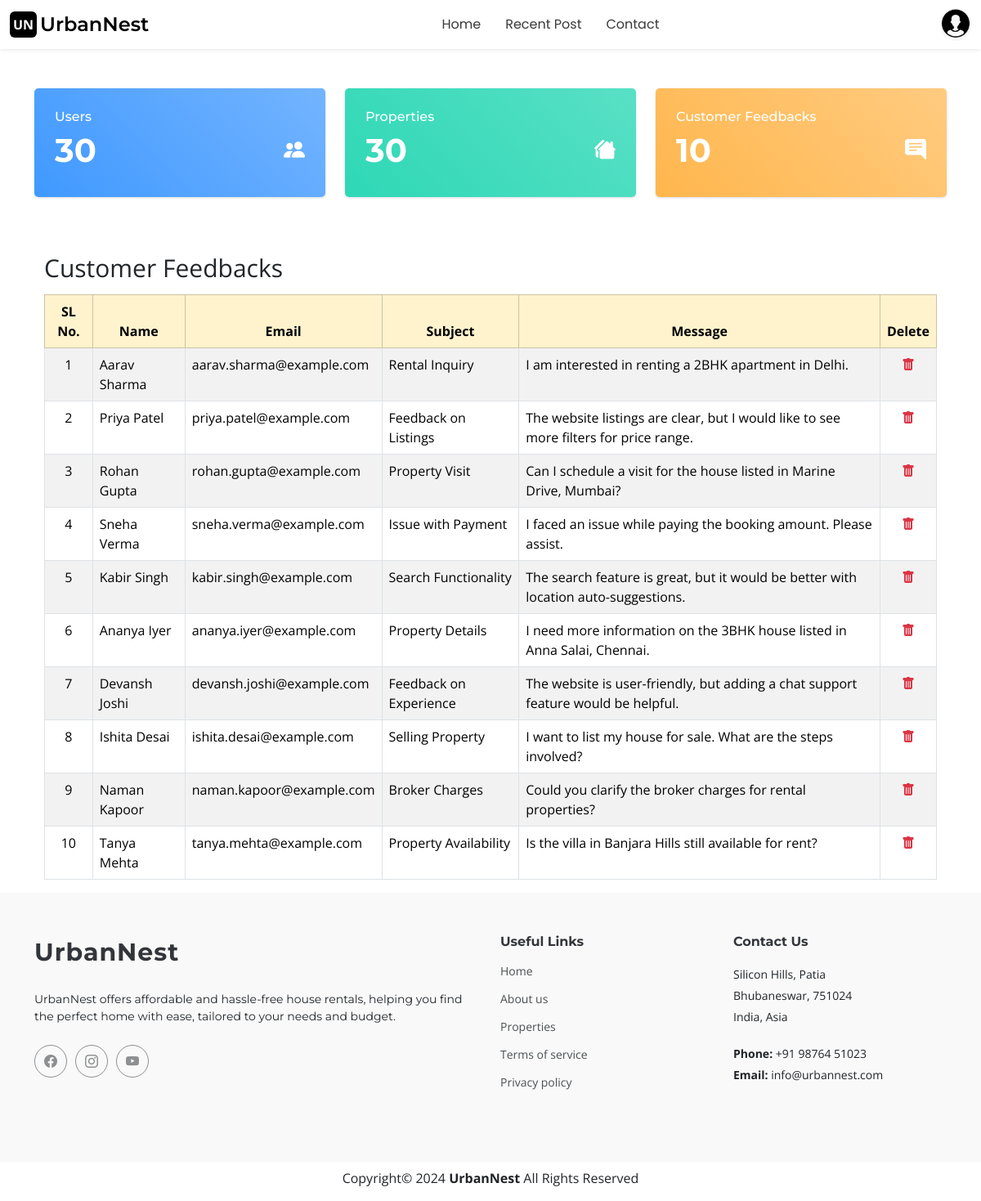
/frontend/ui/adminDashboard.php (signed in), run on the app's committed database.
### tables this page shows
CREATE TABLE `contacts` (
  `sn` int(11) NOT NULL,
  `name` varchar(30) NOT NULL,
  `email` varchar(40) NOT NULL,
  `subject` varchar(50) NOT NULL,
  `message` varchar(255) NOT NULL
);

### database/dbFunctions.php (called while the page is built, shortened)
<?php
require_once "../../database/dbConnect.php";
function getContats() {
    global $conn;
    $stmt = $conn->prepare("SELECT * FROM contacts");
    if ($stmt->execute()) {
        $result = $stmt->get_result();
        if ($result->num_rows > 0) {
            return $result;
        } else {
            return null;
        }
    }
}
function getTotalUser() {
  global $conn;
  $stmt = $conn->prepare("SELECT COUNT(*) AS total_user FROM user");
  if ($stmt->execute()) {
      $result = $stmt->get_result();
      if ($result->num_rows > 0) {
          $row = $result->fetch_assoc();
          return $row['total_user'];
      } else {
          return 0;
      }
  }
}
function getTotalProperty() {
  global $conn;
  $stmt = $conn->prepare("SELECT COUNT(*) AS total_property FROM property");
  if ($stmt->execute()) {
      $result = $stmt->get_result();
      if ($result->num_rows > 0) {
          $row = $result->fetch_assoc();
          return $row['total_property'];
      } else {
          return 0;
      }
  }
}
function getTotalContats() {
  global $conn;
  $stmt = $conn->prepare("SELECT COUNT(*) AS total_contacts FROM contacts");
  if ($stmt->execute()) {
      $result = $stmt->get_result();
      if ($result->num_rows > 0) {
          $row = $result->fetch_assoc();
          return $row['total_contacts'];
      } else {
          return 0;
      }
  }
}
?>

### frontend/ui/adminDashboard.php (the view, shortened to what this page needs)
<?php
require_once "navbar.php";
require_once "../../database/dbConnect.php";
require_once "../../database/dbFunctions.php";
$contactData = getContats();
$totalUser = getTotalUser();
$totalProperty = getTotalProperty();
$totalContacts = getTotalContats();
?>
<div class="container mt-5">
    <div class="row">
        <div class="col-md-4">
            <div class="card bg-c-blue order-card">
                <div class="card-block">
                    <h6 class="m-b-20 text-white">Users</h6>
                    <h2 class="d-flex justify-content-between align-items-center text-white">
                        <span class="fs-1 fw-bold"><?php echo $totalUser ?></span>
                        <i class="bi bi-people-fill"></i>
                    </h2>
                </div>
            </div>
        </div>
        <div class="col-md-4">
            <div class="card bg-c-green order-card">
                <div class="card-block">
                    <h6 class="m-b-20 text-white">Properties</h6>
                    <h2 class="d-flex justify-content-between align-items-center text-white">
                        <span class="fs-1 fw-bold"><?php echo $totalProperty ?></span>
                        <i class="bi bi-houses-fill"></i>
                    </h2>
                </div>
            </div>
        </div>
        <div class="col-md-4">
            <div class="card bg-c-yellow order-card">
                <div class="card-block">
                    <h6 class="m-b-20 text-white">Customer Feedbacks</h6>
                    <h2 class="d-flex justify-content-between align-items-center text-white">
                        <span class="fs-1 fw-bold"><?php echo $totalContacts ?></span>
                        <i class="bi bi-chat-right-text-fill"></i>
                    </h2>
                </div>
            </div>
        </div>
    </div>
    <div class="container mt-4">
        <div class="row">
            <div class="col-12">
                <div class="table-responsive">
                    <table class="table table-bordered table-hover table-striped dashboard-data">
                        <fieldset class="responsive-fieldset mx-auto">Customer Feedbacks</fieldset>
                        <thead class="thead-dark table-warning">
                            <tr class="text-center">
                                <th scope="col">SL No.</th>
                                <th scope="col">Name</th>
                                <th scope="col">Email</th>
                                <th scope="col">Subject</th>
                                <th scope="col">Message</th>
                                <th scope="col">Delete</th>
                            </tr>
                        </thead>
                        <tbody>
                            <?php if ($contactData): ?>
                              <?php $slNo = 1;?>
                                <?php while ($row = $contactData->fetch_assoc()): ?>
                                  <tr>
                                    <td class="text-center"><?= $slNo++ ?></td>
                                    <td><?= $row['name'] ?></td>
                                    <td><?= $row['email'] ?></td>
                                    <td><?= $row['subject'] ?></td>
                                    <td><?= $row['message'] ?></td>
                                    <td class="text-center">
                                        <a href="../../database/contactDelete.php?id=<?= $row['sn'] ?>" class="cursor-pointer" onclick="return confirm('Are you sure you want to delete this record?')">
                                            <i class="bi bi-trash-fill text-danger text-center"></i>
                                        </a>
                                    </td>
                                  </tr>
                                <?php endwhile; ?>
                            <?php else: ?>
                                <tr>
                                    <td colspan="4">No data Found</td>
                                </tr>
                            <?php endif; ?>
                        </tbody>
                    </table>
                </div>
            </div>
        </div>
    </div>
</div>
<?php
require_once "footer.php";
?>

### frontend/ui/navbar.php (shortened to what this page needs)
<?php
  $isLogged = false;
  if(isset($_SESSION['userId'])){
    $isLogged = true;
  }
?>
<!DOCTYPE html>
<html lang="en">
  <head>
    <link
      href="../assets/vendor/bootstrap/bootstrap.min.css"
      rel="stylesheet"
    />
    <link
      rel="stylesheet"
      href="https://cdnjs.cloudflare.com/ajax/libs/bootstrap-icons/1.11.3/font/bootstrap-icons.min.css"
    />
    <link href="../assets/vendor/aos/aos.css" rel="stylesheet" />
    <link
      href="../assets/vendor/glightbox/glightbox.min.css"
      rel="stylesheet"
    />
    <link
      href="../assets/vendor/swiper/swiper-bundle.min.css"
      rel="stylesheet"
    />
    <link rel="stylesheet" href="../css/allProperties.css" />
    <link rel="stylesheet" href="../css/ownerProfile.css" />
    <link rel="stylesheet" href="../css/adminDashboard.css" />
    <link href="../css/main.css" rel="stylesheet" />
  </head>
  <body class="index-page">
    <div
      class="container-fluid py-xl-0 py-3 position-relative d-flex align-items-center position-sticky sticky-top justify-content-between bg-white shadow-sm"
    >
      <a href="index.php" class="logo d-flex align-items-center me-xl-0">
        <div class="p-1 bg-black text-white rounded fw-bold">UN</div>
        <h4 class="fw-semibold text-black mb-0 ms-1">UrbanNest</h4>
      </a>
      <nav id="navmenu" class="navmenu">
        <ul>
          <li><a href="./home.php#hero" class="active">Home</a></li>
          <li>
            <a href="./home.php#recent-posts" class="active">Recent Post</a>
          </li>
          <li><a href="./home.php#contact" class="active">Contact</a></li>
        </ul>
      </nav>
      <?= $isLogged
        ? '<div class="dropdown">
            <a
              data-mdb-dropdown-init
              class="dropdown-toggle-d-none d-flex align-items-center hidden-arrow"
              href="#"
              id="navbarDropdownMenuAvatar"
              role="button"
              data-bs-toggle="dropdown"
              aria-expanded="false"
            >
              <img
                src="../assets/img/profile.png"
                class="rounded-circle"
                height="40"
                alt="Black and White Portrait of a Man"
                loading="lazy"
              />
            </a>
            <ul
              class="dropdown-menu "
              aria-labelledby="navbarDropdownMenuAvatar"
            >
              <li>
                <a class="dropdown-item" href="#">My profile</a>
              </li>
              <li>
                <a class="dropdown-item" href="#">Settings</a>
              </li>
              <li>
                <a class="dropdown-item" href="./logout.php">Logout</a>
              </li>
            </ul>
          </div>'
        : '<a
            class="btn btn-dark btn-sm"
            data-bs-toggle="modal"
            data-bs-target="#loginModal"
          >
            Log In
          </a>'
      ?>
    </div>
  </body>
</html>

### frontend/ui/footer.php (shortened to what this page needs)
<footer id="footer" class="footer position-relative light-background">
  <div class="container footer-top">
    <div class="row gy-4">
      <div class="col-lg-6 col-md-12 footer-about">
        <a href="index.html" class="logo d-flex align-items-center">
          <span class="sitename">UrbanNest</span>
        </a>
        <p>UrbanNest offers affordable and hassle-free house rentals, helping you find the perfect home with ease, tailored to your needs and budget.</p>
        <div class="social-links d-flex mt-4">
          <a href=""><i class="bi bi-facebook"></i></a>
          <a href=""><i class="bi bi-instagram"></i></a>
          <a href=""><i class="bi bi-youtube"></i></a>
        </div>
      </div>
      <div class="col-lg-3 col-md-12 footer-links">
        <h4>Useful Links</h4>
        <ul>
          <li><a href="#">Home</a></li>
          <li><a href="#">About us</a></li>
          <li><a href="#">Properties</a></li>
          <li><a href="#">Terms of service</a></li>
          <li><a href="#">Privacy policy</a></li>
        </ul>
      </div>
      <div class="col-lg-3 col-md-12 footer-contact text-center text-md-start">
        <h4>Contact Us</h4>
        <p>Silicon Hills, Patia</p>
        <p>Bhubaneswar, 751024</p>
        <p>India, Asia</p>
        <p class="mt-4"><strong>Phone:</strong> <span>+91 98764 51023</span></p>
        <p><strong>Email:</strong> <span>info@urbannest.com</span></p>
      </div>
    </div>
  </div>
</footer>
<div class="copyright text-center my-2">
  <p><span>Copyright</span>© 2024 <strong class="sitename">UrbanNest</strong> <span>All Rights Reserved</span></p>
</div>
</body>
</html>

### frontend/css/adminDashboard.css (style rules this page uses)
.order-card { color: #fff; border-radius: 5px; box-shadow: 0 1px 2.94px 0.06px rgba(4, 26, 55, 0.16); border: none; margin-bottom: 30px; transition: all 0.3s ease-in-out; cursor: pointer; }
.bg-c-blue { background: linear-gradient(45deg, #4099ff, #73b4ff); }
.bg-c-green { background: linear-gradient(45deg, #2ed8b6, #59e0c5); }
.bg-c-yellow { background: linear-gradient(45deg, #ffb64d, #ffcb80); }
.card .card-block { padding: 25px; }
.order-card i { font-size: 26px; }
h2 { font-size: 24px; }
.responsive-fieldset { width: 100%; padding: 10px 0; box-sizing: border-box; font-size: 30px; }

### frontend/css/main.css (style rules this page uses)
:root { --default-font: "Open Sans", system-ui, -apple-system, "Segoe UI", Roboto, "Helvetica Neue", Arial, "Noto Sans", "Liberation Sans", sans-serif, "Apple Color Emoji", "Segoe UI Emoji", "Segoe UI Symbol", "Noto Color Emoji"; --heading-font: "Montserrat", sans-serif; --nav-font: "Poppins", sans-serif; }
:root { --background-color: #ffffff; --default-color: #212529; --heading-color: #32353a; --accent-color: #e84545; --surface-color: #ffffff; --contrast-color: #ffffff; }
:root { --nav-color: #3a3939; --nav-hover-color: #e84545; --nav-mobile-background-color: #ffffff; --nav-dropdown-background-color: #ffffff; --nav-dropdown-color: #3a3939; --nav-dropdown-hover-color: #e84545; }
.light-background { --background-color: #f9f9f9; --surface-color: #ffffff; }
:root { scroll-behavior: smooth; }
body { color: var(--default-color); background-color: var(--background-color); font-family: var(--default-font); }
a { color: var(--accent-color); text-decoration: none; transition: 0.3s; }
h1, h2, h3, h4, h5, h6 { color: var(--heading-color); font-family: var(--heading-font); }
@media (min-width: 1200px) { .navmenu { padding: 0; } }
@media (min-width: 1200px) { .navmenu ul { margin: 0; padding: 0; display: flex; list-style: none; align-items: center; } }
@media (min-width: 1200px) { .navmenu li { position: relative; } }
@media (min-width: 1200px) { .navmenu a, .navmenu a:focus { color: var(--nav-color); padding: 18px 15px; font-size: 16px; font-family: var(--nav-font); font-weight: 400; display: flex; align-items: center; justify-content: space-between; white-space: nowrap; transition: 0.3s; } }
@media (min-width: 1200px) { .navmenu li:last-child a { padding-right: 0; } }
.footer { color: var(--default-color); background-color: var(--background-color); font-size: 14px; padding-bottom: 50px; position: relative; }
.footer .footer-top { padding-top: 50px; }
.footer .footer-about .logo { margin-bottom: 25px; }
.footer .footer-about .logo span { color: var(--heading-color); font-size: 30px; font-weight: 700; letter-spacing: 1px; font-family: var(--heading-font); }
.footer .footer-about p { font-size: 14px; font-family: var(--heading-font); }
.footer .social-links a { display: flex; align-items: center; justify-content: center; width: 40px; height: 40px; border-radius: 50%; border: 1px solid color-mix(in srgb, var(--default-color), transparent 50%); font-size: 16px; color: color-mix(in srgb, var(--default-color), transparent 50%); margin-right: 10px; transition: 0.3s; }
.footer h4 { font-size: 16px; font-weight: bold; position: relative; padding-bottom: 12px; }
.footer .footer-links { margin-bottom: 30px; }
.footer .footer-links ul { list-style: none; padding: 0; margin: 0; }
.footer .footer-links ul li { padding: 10px 0; display: flex; align-items: center; }
.footer .footer-links ul li:first-child { padding-top: 0; }
.footer .footer-links ul a { color: color-mix(in srgb, var(--default-color), transparent 20%); display: inline-block; line-height: 1; }
.footer .footer-contact p { margin-bottom: 5px; }

### data on the page
contacts: name "Aarav Sharma", email "aarav.sharma@example.com", subject "Rental Inquiry", message "I am interested in renting a 2BHK apartment in Delhi."
contacts: name "Priya Patel", email "priya.patel@example.com", subject "Feedback on Listings", message "The website listings are clear, but I would like to see more filters for price range."
contacts: name "Rohan Gupta", email "rohan.gupta@example.com", subject "Property Visit", message "Can I schedule a visit for the house listed in Marine Drive, Mumbai?"
contacts: name "Sneha Verma", email "sneha.verma@example.com", subject "Issue with Payment", message "I faced an issue while paying the booking amount. Please assist."
contacts: name "Kabir Singh", email "kabir.singh@example.com", subject "Search Functionality", message "The search feature is great, but it would be better with location auto-suggestions."
contacts: name "Ananya Iyer", email "ananya.iyer@example.com", subject "Property Details", message "I need more information on the 3BHK house listed in Anna Salai, Chennai."
contacts: name "Devansh Joshi", email "devansh.joshi@example.com", subject "Feedback on Experience", message "The website is user-friendly, but adding a chat support feature would be helpful."
contacts: name "Ishita Desai", email "ishita.desai@example.com", subject "Selling Property", message "I want to list my house for sale. What are the steps involved?"
contacts: name "Naman Kapoor", email "naman.kapoor@example.com", subject "Broker Charges", message "Could you clarify the broker charges for rental properties?"
contacts: name "Tanya Mehta", email "tanya.mehta@example.com", subject "Property Availability", message "Is the villa in Banjara Hills still available for rent?"

### other printed values
$totalUser "30"
$totalProperty "30"
$totalContacts "10"
